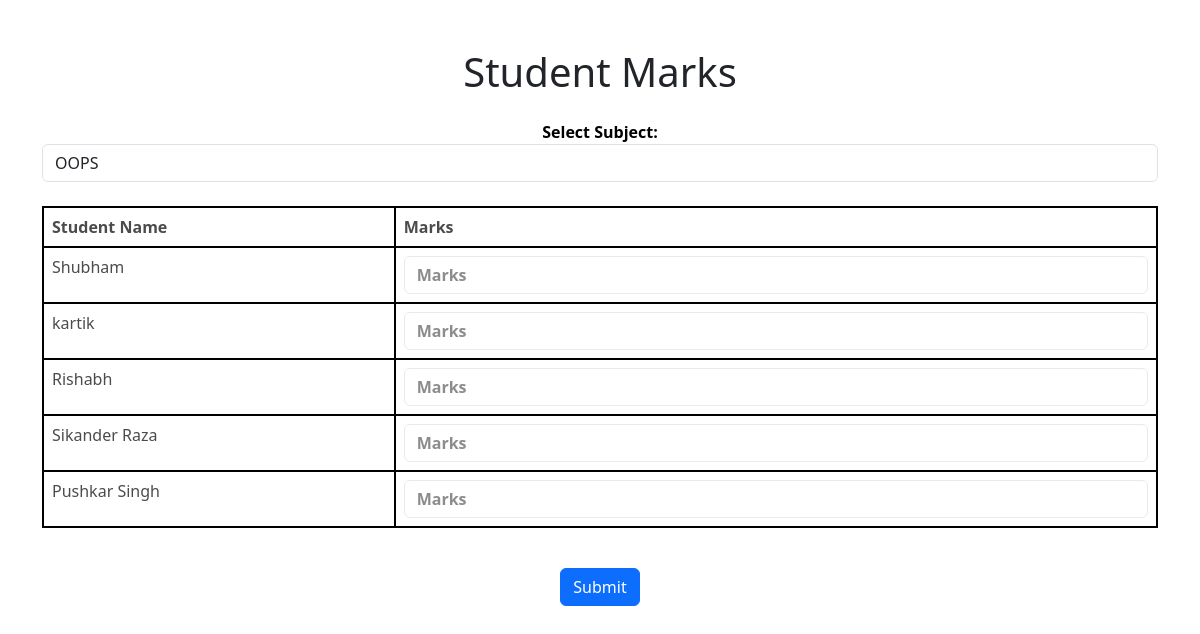
The app's page /f_showMarks (signed in) with its own data.
### home/models.py (models this page shows, shortened)
class Student(models.Model):
  s_name = models.CharField(max_length=50,default="")
  s_id = models.IntegerField()
  s_course = models.CharField(max_length=50,default="Btech")
  s_sem = models.IntegerField(default=6)
  s_year = models.IntegerField(default=3)
  s_classrollno = models.IntegerField(default=1)
  s_sec = models.CharField(default="A", max_length=1)
  s_branch = models.CharField(max_length=50,default="CSE")
  s_password = models.CharField(max_length=50,default="")
  s_image = models.ImageField(upload_to="home/s_img",blank=True, default='home/s_img/default.jpg')
  s_dob = models.DateField()
  s_alerts = models.CharField(max_length=500,default="")
  s_attendance = models.FloatField(default=0)
  s_marksCN = models.IntegerField(default=0)
  s_marksCD = models.IntegerField(default=0)
  s_marksOOPS = models.IntegerField(default=0)
  s_marksDBMS = models.IntegerField(default=0)
  s_marksOS = models.IntegerField(default=0)
  s_marksSWE = models.IntegerField(default=0)
  s_AttdCN = models.IntegerField(default=0)
  s_AttdCD = models.IntegerField(default=0)
  s_AttdOOPS = models.IntegerField(default=0)
  s_AttdDBMS = models.IntegerField(default=0)
  s_AttdOS = models.IntegerField(default=0)
  s_AttdSWE = models.IntegerField(default=0)
  s_totalAttendance = models.IntegerField(default=0)
  s_percentage = models.FloatField(default=0)
  s_minAttd = 50.0
  s_imagename = models.CharField(max_length=500,default="default.jpg")

### home/views.py (the view)
# urls.py: path('f_showMarks',views.f_showMarks,name='submitAttendance'),
def f_showMarks(request):
    students = Student.objects.all()  # Use descriptive variable name
    faculty_id = request.session.get('loggedin_faculty_id')
    faculty = Faculty.objects.get(f_id=faculty_id)
    if faculty is not None:
      subjects = {  # More descriptive dictionary structure
          'DBMS': faculty.f_subDBMS,
          'OOPS': faculty.f_subOOPS,
          'OS': faculty.f_subOS,
          'SWE': faculty.f_subSWE,
          'CN': faculty.f_subCN,
          'CD': faculty.f_subCD
      }
      context = {'students': students, 'subjects': subjects}
      return render(request, 'f_showMarks.html', context)
    else:
      return render(request,'failure.html')

### templates/f_showMarks.html (shortened to what this page needs)
<html>
  <head>
    <link
      href="https://cdn.jsdelivr.net/npm/bootstrap@5.3.3/dist/css/bootstrap.min.css"
      rel="stylesheet"
    />
  </head>
  <body>
    <div class="container mt-5 text-center">
      <h1>Student Marks</h1>
      <form method="POST" action="/f_submitMarks" class="mt-4">
        <div class="form-group">
          <label for="choice" class="custom-warning-text">Select Subject:</label>
          <select id="choice" name="choice" class="form-control">
            {% for subject, is_teaching in subjects.items %}
              {% if is_teaching %}
                <option value="{{ subject }}"  class="custom-warning-text">{{ subject }}</option>
              {% endif %}
            {% endfor %}
          </select>
        </div>
        <div class="table-responsive mt-4">
          <table class="table table-bordered table-hover">
            <thead class="thead-dark">
              <tr>
                <th  class="custom-warning-text">Student Name</th>
                <th  class="custom-warning-text">Marks</th>
              </tr>
            </thead>
            <tbody>
              {% for obj in students %}
                <tr>
                  <td>{{ obj.s_name }}</td>
                  <td>
                    <input type="number" id="{{ obj.s_id }}" name="{{ obj.s_id }}" class="form-control  custom-warning-text" placeholder="Marks">
                  </td>
                </tr>
              {% endfor %}
            </tbody>
          </table>
        </div>
        <div class="text-center mt-4">
          <button type="submit" class="btn btn-primary  class="custom-warning-text"">Submit</button>
        </div>
      </form>
    </div>
</body>
</html>

### templates/f_showMarks.html (style rules this page uses)
body { background-image: url('https://images.unsplash.com/photo-1510531704581-5b2870972060?q=80&w=1473&auto=format&fit=crop&ixlib=rb-4.0.3&ixid=M3wxMjA3fDB8MHxwaG90by1wYWdlfHx8fGVufDB8fHx8fA%3D%3D'); background-repeat: no-repeat; background-size: cover; }
tr { border: 2px solid black; margin: 5px; }
.table td, .table th { margin: 2px; opacity: 70%; border: 2px solid black; }
.custom-warning-text { color: #000000; font-weight: bold; }

### records on screen
Student: s_name "Shubham"
Student: s_name "kartik"
Student: s_name "Rishabh"
Student: s_name "Sikander Raza"
Student: s_name "Pushkar Singh"

### other values on screen
form field choice "OOPS"
